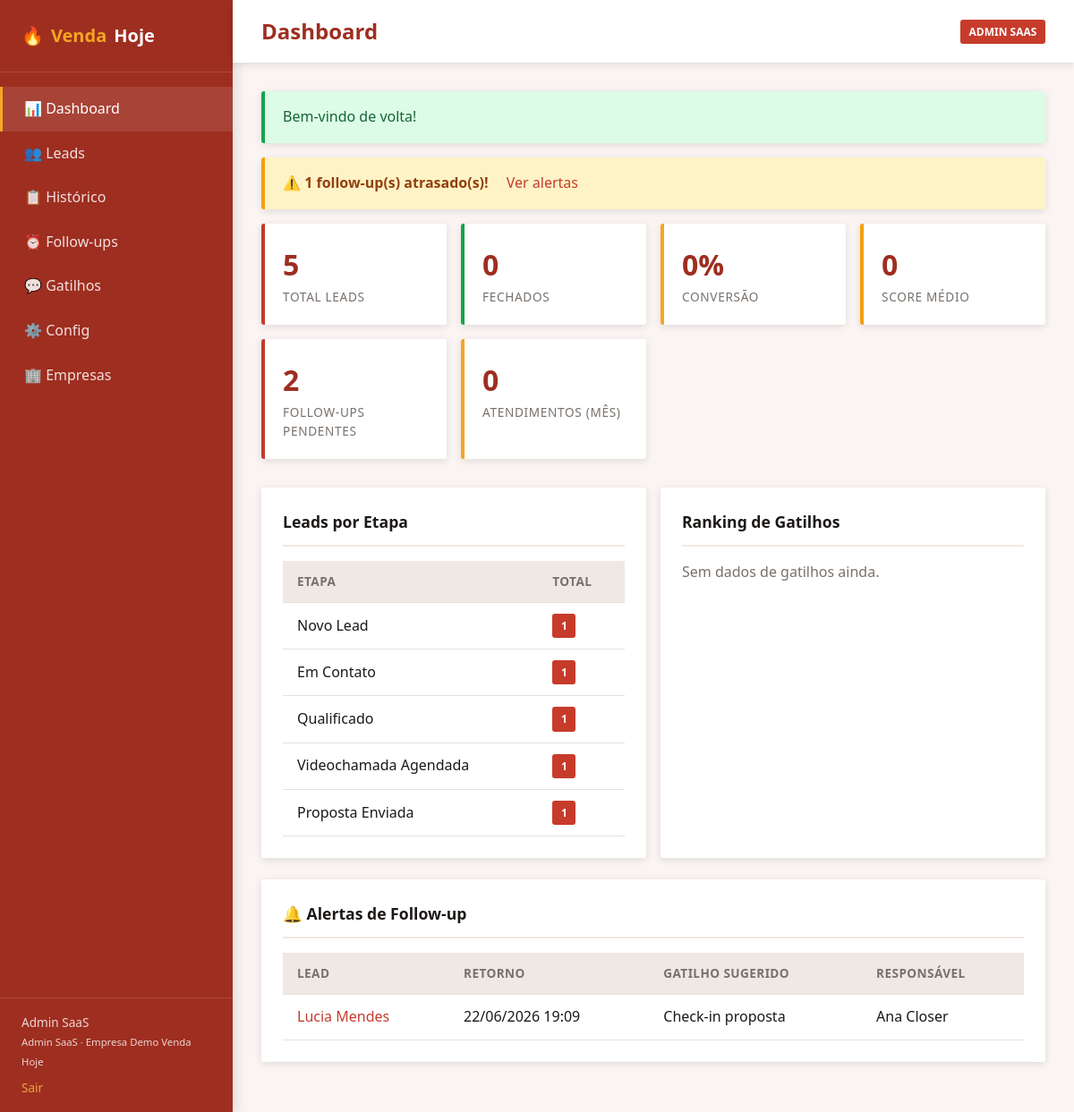
Page /venda_hoje/public/dashboard (signed in) on the committed database.
### tables this page shows
CREATE TABLE IF NOT EXISTS followups (
    id INT UNSIGNED AUTO_INCREMENT PRIMARY KEY,
    lead_id INT UNSIGNED NOT NULL,
    atendimento_id INT UNSIGNED DEFAULT NULL,
    usuario_id INT UNSIGNED NOT NULL,
    data_retorno DATETIME NOT NULL,
    gatilho_sugerido_id INT UNSIGNED DEFAULT NULL,
    gatilho_funcionou TINYINT(1) DEFAULT NULL,
    status ENUM('pendente','concluido','cancelado') NOT NULL DEFAULT 'pendente',
    observacao TEXT,
    alerta_enviado TINYINT(1) NOT NULL DEFAULT 0,
    created_at TIMESTAMP DEFAULT CURRENT_TIMESTAMP,
    updated_at TIMESTAMP DEFAULT CURRENT_TIMESTAMP ON UPDATE CURRENT_TIMESTAMP,
    FOREIGN KEY (lead_id) REFERENCES leads(id) ON DELETE CASCADE,
    FOREIGN KEY (atendimento_id) REFERENCES atendimentos(id) ON DELETE SET NULL,
    FOREIGN KEY (usuario_id) REFERENCES usuarios(id) ON DELETE RESTRICT,
    FOREIGN KEY (gatilho_sugerido_id) REFERENCES gatilhos(id) ON DELETE SET NULL,
    INDEX idx_followups_data (data_retorno, status)
);

CREATE TABLE IF NOT EXISTS leads (
    id INT UNSIGNED AUTO_INCREMENT PRIMARY KEY,
    empresa_id INT UNSIGNED NOT NULL,
    nome VARCHAR(200) NOT NULL,
    email VARCHAR(150) DEFAULT NULL,
    telefone VARCHAR(20) DEFAULT NULL,
    empresa_nome VARCHAR(200) DEFAULT NULL,
    origem VARCHAR(100) DEFAULT NULL,
    etapa_funil ENUM(
        'novo_lead','em_contato','qualificado','videochamada_agendada',
        'videochamada_realizada','proposta_enviada','negociacao','fechado','perdido'
    ) NOT NULL DEFAULT 'novo_lead',
    sdr_id INT UNSIGNED DEFAULT NULL,
    closer_id INT UNSIGNED DEFAULT NULL,
    valor_estimado DECIMAL(12,2) DEFAULT NULL,
    observacoes TEXT,
    created_at TIMESTAMP DEFAULT CURRENT_TIMESTAMP,
    updated_at TIMESTAMP DEFAULT CURRENT_TIMESTAMP ON UPDATE CURRENT_TIMESTAMP,
    FOREIGN KEY (empresa_id) REFERENCES empresas(id) ON DELETE CASCADE,
    FOREIGN KEY (sdr_id) REFERENCES usuarios(id) ON DELETE SET NULL,
    FOREIGN KEY (closer_id) REFERENCES usuarios(id) ON DELETE SET NULL,
    INDEX idx_leads_etapa (etapa_funil),
    INDEX idx_leads_empresa (empresa_id)
);

CREATE TABLE IF NOT EXISTS gatilhos (
    id INT UNSIGNED AUTO_INCREMENT PRIMARY KEY,
    empresa_id INT UNSIGNED DEFAULT NULL,
    categoria VARCHAR(100) NOT NULL,
    etapa_funil VARCHAR(50) DEFAULT NULL,
    titulo VARCHAR(200) NOT NULL,
    texto TEXT NOT NULL,
    ativo TINYINT(1) NOT NULL DEFAULT 1,
    created_at TIMESTAMP DEFAULT CURRENT_TIMESTAMP,
    updated_at TIMESTAMP DEFAULT CURRENT_TIMESTAMP ON UPDATE CURRENT_TIMESTAMP,
    FOREIGN KEY (empresa_id) REFERENCES empresas(id) ON DELETE CASCADE
);

CREATE TABLE IF NOT EXISTS usuarios (
    id INT UNSIGNED AUTO_INCREMENT PRIMARY KEY,
    empresa_id INT UNSIGNED NOT NULL,
    nome VARCHAR(150) NOT NULL,
    email VARCHAR(150) NOT NULL,
    senha VARCHAR(255) NOT NULL,
    perfil ENUM('sdr','closer','gestor','admin_saas') NOT NULL DEFAULT 'sdr',
    ativo TINYINT(1) NOT NULL DEFAULT 1,
    created_at TIMESTAMP DEFAULT CURRENT_TIMESTAMP,
    updated_at TIMESTAMP DEFAULT CURRENT_TIMESTAMP ON UPDATE CURRENT_TIMESTAMP,
    UNIQUE KEY uk_usuario_email_empresa (email, empresa_id),
    FOREIGN KEY (empresa_id) REFERENCES empresas(id) ON DELETE CASCADE
);

### app/Views/pages/dashboard/index.php (the view, shortened to what the rows shown need)
<?php if (!empty($alertas)): ?>
<div class="alert alert-warning">
    <strong>⚠️ <?= count($alertas) ?> follow-up(s) atrasado(s)!</strong>
    <a href="<?= url('/followups') ?>" style="margin-left: 1rem;">Ver alertas</a>
</div>
<?php endif; ?>
<div class="stats-grid">
    <div class="stat-card">
        <div class="stat-value"><?= $metrics['total_leads'] ?></div>
        <div class="stat-label">Total Leads</div>
    </div>
    <div class="stat-card success">
        <div class="stat-value"><?= $metrics['fechados'] ?></div>
        <div class="stat-label">Fechados</div>
    </div>
    <div class="stat-card secondary">
        <div class="stat-value"><?= $metrics['conversao'] ?>%</div>
        <div class="stat-label">Conversão</div>
    </div>
    <div class="stat-card warning">
        <div class="stat-value"><?= $metrics['score_medio'] ?></div>
        <div class="stat-label">Score Médio</div>
    </div>
    <div class="stat-card">
        <div class="stat-value"><?= $metrics['followups_pendentes'] ?></div>
        <div class="stat-label">Follow-ups Pendentes</div>
    </div>
    <div class="stat-card secondary">
        <div class="stat-value"><?= $metrics['atendimentos_mes'] ?></div>
        <div class="stat-label">Atendimentos (Mês)</div>
    </div>
</div>
<div class="flex gap-2 flex-wrap">
    <div class="card" style="flex: 1; min-width: 300px;">
        <div class="card-header">
            <span class="card-title">Leads por Etapa</span>
        </div>
        <?php if (empty($metrics['leads_por_etapa'])): ?>
            <p class="text-muted">Nenhum lead cadastrado.</p>
        <?php else: ?>
            <table>
                <thead><tr><th>Etapa</th><th>Total</th></tr></thead>
                <tbody>
                <?php foreach ($metrics['leads_por_etapa'] as $item): ?>
                    <tr>
                        <td><?= funilLabel($item['etapa_funil']) ?></td>
                        <td><span class="badge badge-primary"><?= $item['total'] ?></span></td>
                    </tr>
                <?php endforeach; ?>
                </tbody>
            </table>
        <?php endif; ?>
    </div>
    <div class="card" style="flex: 1; min-width: 300px;">
        <div class="card-header">
            <span class="card-title">Ranking de Gatilhos</span>
        </div>
        <?php if (empty($metrics['ranking_gatilhos'])): ?>
            <p class="text-muted">Sem dados de gatilhos ainda.</p>
        <?php endif; ?>
    </div>
</div>
<?php if (!empty($alertas)): ?>
<div class="card">
    <div class="card-header">
        <span class="card-title">🔔 Alertas de Follow-up</span>
    </div>
    <table>
        <thead><tr><th>Lead</th><th>Retorno</th><th>Gatilho Sugerido</th><th>Responsável</th></tr></thead>
        <tbody>
        <?php foreach ($alertas as $a): ?>
            <tr>
                <td><a href="<?= url('/leads/' . $a['lead_id']) ?>"><?= e($a['lead_nome']) ?></a></td>
                <td><?= formatDateTime($a['data_retorno']) ?></td>
                <td><?= e($a['gatilho_titulo'] ?? '-') ?></td>
                <td><?= e($a['usuario_nome']) ?></td>
            </tr>
        <?php endforeach; ?>
        </tbody>
    </table>
</div>
<?php endif; ?>

### app/Core/Router.php (shortened to what the rows shown need)
<?php
class Router
{
    private array $routes = [];
    private function addRoute(string $method, string $path, array $handler, array $middleware): void
    {
        $this->routes[] = [
            'method' => $method,
            'path' => $path,
            'handler' => $handler,
            'middleware' => $middleware,
        ];
    }
    public function dispatch(string $uri, string $method): void
    {
        $uri = parse_url($uri, PHP_URL_PATH) ?: '/';
        $basePath = parse_url(config('app.url'), PHP_URL_PATH) ?: '';
        if ($basePath && str_starts_with($uri, $basePath)) {
            $uri = substr($uri, strlen($basePath)) ?: '/';
        }
        $uri = rtrim($uri, '/') ?: '/';
        foreach ($this->routes as $route) {
            $params = $this->match($route['path'], $uri);
            if ($params !== false && $route['method'] === $method) {
                [$controllerClass, $action] = $route['handler'];
                $controller = new $controllerClass();
                call_user_func_array([$controller, $action], $params);
                return;
            }
        }
    }
    private function match(string $routePath, string $uri): array|false
    {
        $pattern = preg_replace('/\{([a-zA-Z_]+)\}/', '([^/]+)', $routePath);
        $pattern = '#^' . $pattern . '$#';
        if (!preg_match($pattern, $uri, $matches)) {
            return false;
        }
        array_shift($matches);
        return $matches;
    }
}

### rows in the picture
followups: lead "5", alerta_enviado "0", id "2", lead.nome "Lucia Mendes", data_retorno "22/06/2026 19:09", gatilho_sugerido.titulo "Check-in proposta", usuario.nome "Ana Closer"

### other values in the picture
$message "Bem-vindo de volta!"
count($alertas) "1"
funilLabel($item['etapa_funil']) "Novo Lead"
$item['total'] "1"
funilLabel($item['etapa_funil']) "Em Contato"
funilLabel($item['etapa_funil']) "Qualificado"
funilLabel($item['etapa_funil']) "Videochamada Agendada"
funilLabel($item['etapa_funil']) "Proposta Enviada"
